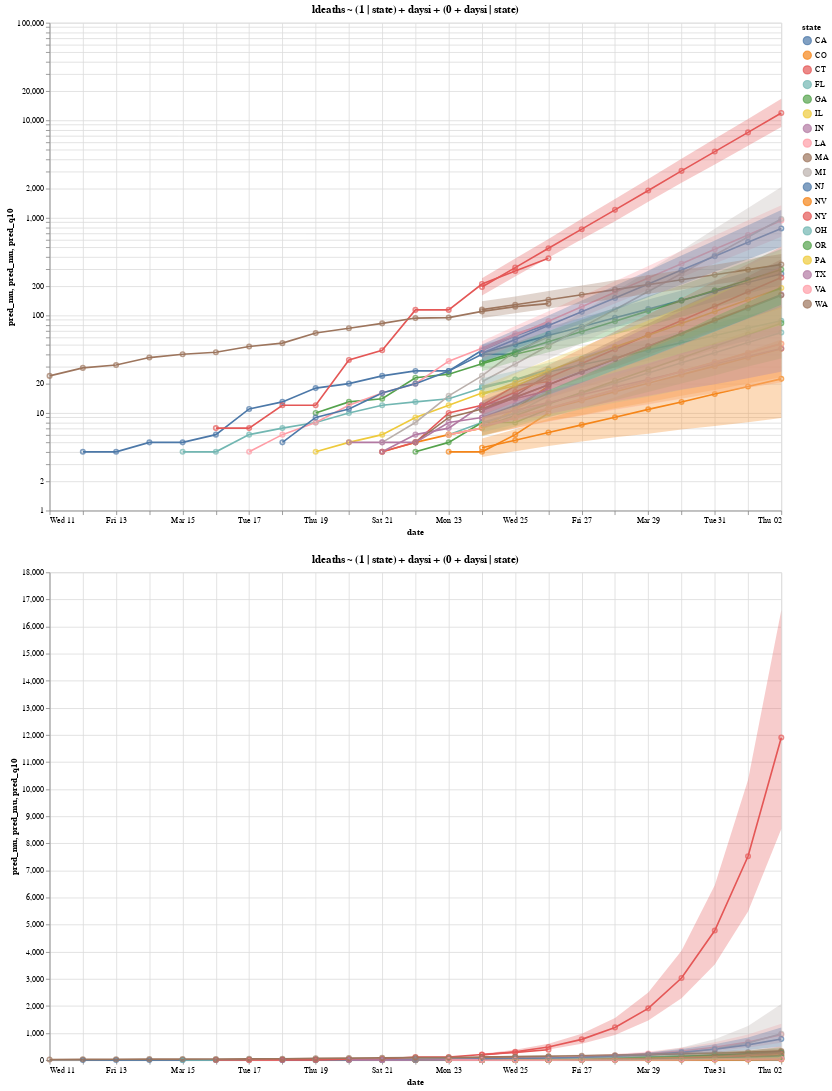

The notebook cell this image was saved under:
### Markdown cell above
## Log and Linear

### Code cell
m2pl_log & m2pl_lin

### Figure 1 — Vega-Lite specification as saved in the notebook (floating-point values rounded to 4 significant figures; data arrays with more than 128 entries replaced by an {"elided": "..."} marker saying what was removed)
{"$schema": "https://vega.github.io/schema/vega-lite/v3.4.0.json", "config": {"mark": {"tooltip": null}, "view": {"height": 300, "width": 400}}, "datasets": {"data-40fd80ae9c511b0515a27ebc4c97eab2": {"elided": "190 records"}, "data-6a0822a7a6f898199cff1d4ba95c783a": {"elided": "146 records"}}, "vconcat": [{"data": {"name": "data-6a0822a7a6f898199cff1d4ba95c783a"}, "height": 600, "layer": [{"encoding": {"color": {"field": "state", "type": "nominal"}, "tooltip": [{"field": "state", "type": "nominal"}, {"field": "date", "type": "temporal"}, {"field": "pred_mu", "type": "quantitative"}], "x": {"field": "date", "title": "date", "type": "temporal"}, "y": {"field": "pred_mu", "scale": {"type": "log", "zero": false}, "title": "pred_mu", "type": "quantitative"}}, "mark": "line"}, {"encoding": {"color": {"field": "state", "type": "nominal"}, "tooltip": [{"field": "state", "type": "nominal"}, {"field": "date", "type": "temporal"}, {"field": "pred_mu", "type": "quantitative"}], "x": {"field": "date", "title": "date", "type": "temporal"}, "y": {"field": "pred_mu", "scale": {"type": "log", "zero": false}, "title": "pred_mu", "type": "quantitative"}}, "mark": "point"}, {"data": {"name": "data-40fd80ae9c511b0515a27ebc4c97eab2"}, "layer": [{"encoding": {"color": {"field": "state", "type": "nominal"}, "tooltip": [{"field": "state", "type": "nominal"}, {"field": "date", "type": "temporal"}, {"field": "pred_mu", "type": "quantitative"}], "x": {"field": "date", "title": "date", "type": "temporal"}, "y": {"field": "pred_mu", "scale": {"type": "log", "zero": false}, "title": "pred_mu", "type": "quantitative"}}, "mark": "line"}, {"encoding": {"color": {"field": "state", "type": "nominal"}, "tooltip": [{"field": "state", "type": "nominal"}, {"field": "date", "type": "temporal"}, {"field": "pred_mu", "type": "quantitative"}], "x": {"field": "date", "title": "date", "type": "temporal"}, "y": {"field": "pred_mu", "scale": {"type": "log", "zero": false}, "title": "pred_mu", "type": "quantitative"}}, "mark": "point"}, {"encoding": {"color": {"field": "state", "type": "nominal"}, "tooltip": [{"field": "state", "type": "nominal"}, {"field": "date", "type": "temporal"}, {"field": "pred_mu", "type": "quantitative"}], "x": {"field": "date", "type": "temporal"}, "y": {"field": "pred_q10", "type": "quantitative"}, "y2": {"field": "pred_q90"}}, "mark": "errorband"}]}], "title": "ldeaths ~ (1 | state) + daysi + (0 + daysi | state)", "width": 900}, {"data": {"name": "data-6a0822a7a6f898199cff1d4ba95c783a"}, "height": 600, "layer": [{"encoding": {"color": {"field": "state", "type": "nominal"}, "tooltip": [{"field": "state", "type": "nominal"}, {"field": "date", "type": "temporal"}, {"field": "pred_mu", "type": "quantitative"}], "x": {"field": "date", "title": "date", "type": "temporal"}, "y": {"field": "pred_mu", "title": "pred_mu", "type": "quantitative"}}, "mark": "line"}, {"encoding": {"color": {"field": "state", "type": "nominal"}, "tooltip": [{"field": "state", "type": "nominal"}, {"field": "date", "type": "temporal"}, {"field": "pred_mu", "type": "quantitative"}], "x": {"field": "date", "title": "date", "type": "temporal"}, "y": {"field": "pred_mu", "title": "pred_mu", "type": "quantitative"}}, "mark": "point"}, {"data": {"name": "data-40fd80ae9c511b0515a27ebc4c97eab2"}, "layer": [{"encoding": {"color": {"field": "state", "type": "nominal"}, "tooltip": [{"field": "state", "type": "nominal"}, {"field": "date", "type": "temporal"}, {"field": "pred_mu", "type": "quantitative"}], "x": {"field": "date", "title": "date", "type": "temporal"}, "y": {"field": "pred_mu", "title": "pred_mu", "type": "quantitative"}}, "mark": "line"}, {"encoding": {"color": {"field": "state", "type": "nominal"}, "tooltip": [{"field": "state", "type": "nominal"}, {"field": "date", "type": "temporal"}, {"field": "pred_mu", "type": "quantitative"}], "x": {"field": "date", "title": "date", "type": "temporal"}, "y": {"field": "pred_mu", "title": "pred_mu", "type": "quantitative"}}, "mark": "point"}, {"encoding": {"color": {"field": "state", "type": "nominal"}, "tooltip": [{"field": "state", "type": "nominal"}, {"field": "date", "type": "temporal"}, {"field": "pred_mu", "type": "quantitative"}], "x": {"field": "date", "type": "temporal"}, "y": {"field": "pred_q10", "type": "quantitative"}, "y2": {"field": "pred_q90"}}, "mark": "errorband"}]}], "title": "ldeaths ~ (1 | state) + daysi + (0 + daysi | state)", "width": 900}]}
